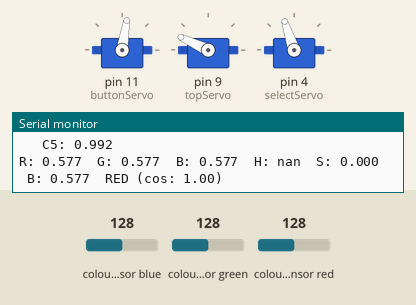
Recording of a sketch running on a simulated Arduino Uno, built with avr-gcc and run on an emulated ATmega328P. Shown: 3 × servo, the last lines printed to the serial monitor. Inputs (shaded band) come from the test bench; at power-on: colour sensor blue 128, colour sensor green 128, colour sensor red 128.

Above: at 1.46 s.
2.0 s: colour sensor blue set to 103
5.4 s: colour sensor blue set to 100
At 6.08 s:
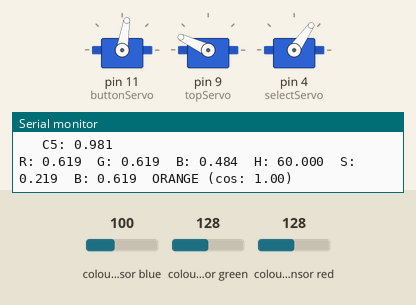
8.8 s: colour sensor green set to 131
At 9.38 s:
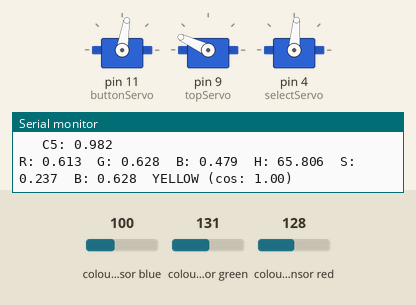
12.2 s: colour sensor red set to 123
At 12.43 s:
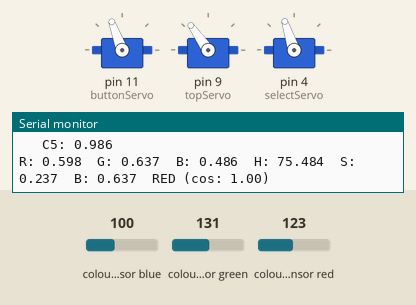
15.6 s: colour sensor green set to 191
At 15.97 s:
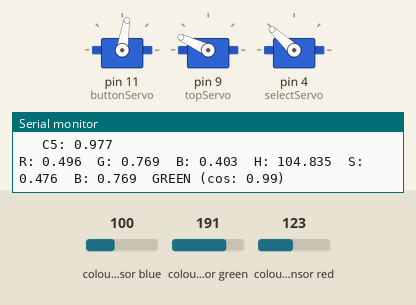
19.0 s: colour sensor blue set to 191
At 19.93 s:
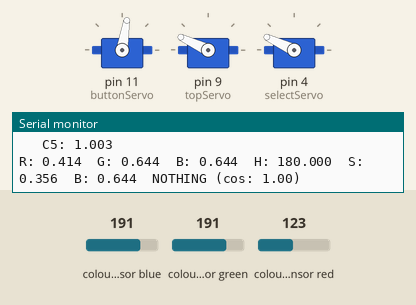
Timing chart, 0 to 23.4 s (numbered marks = the images above; inputs shaded):
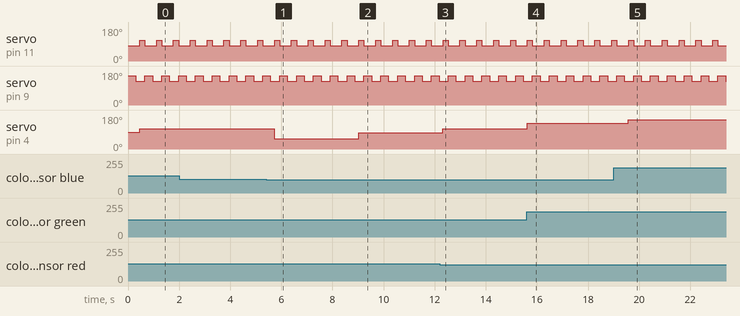

Measured:
- the behaviour switches between 101 and 100 on colour sensor blue (found by bisection; images 0 and 1)
- the behaviour switches between 128 and 129 on colour sensor green (found by bisection; images 1 and 2)
- the behaviour switches between 126 and 125 on colour sensor red (found by bisection; images 2 and 3)
- after the input at 5.4 s, servo on pin 4 (selectServo): 108° → 55° after 0.33 s
- after the input at 8.8 s, servo on pin 4 (selectServo): 55° → 85° after 0.23 s
- after the input at 12.2 s, servo on pin 4 (selectServo): 85° → 108° after 0.13 s
- after the input at 15.6 s, servo on pin 4 (selectServo): 108° → 137° at once
- after the input at 19.0 s, servo on pin 4 (selectServo): 137° → 155° after 0.58 s

The sketch:

SkittleDetector-TCS34725.ino
```cpp
#include <Wire.h>
#include "Adafruit_TCS34725.h"
#include <Servo.h>

// Example code for the Adafruit TCS34725 breakout library applied to Skittle colour classification.
// This example uses RGB vectors for classification.  It also converts the RGB vector to a HSB colourspace,
// which is likely more robust for this classification, but does not implement the HSB classification.
// (If you change to HSB, you will likely only need hue and saturation, and not brightness).

// More information:
// Breakout board: https://www.adafruit.com/product/1334
// Library: https://github.com/adafruit/Adafruit_TCS34725
// Installation instructions: https://learn.adafruit.com/adafruit-all-about-arduino-libraries-install-use/how-to-install-a-library


// Initialise TCS24725 with specific int time and gain values
// Note: 2-4 millisecond integration (sampling) times mean we can sample at about 250-500Hz
Adafruit_TCS34725 tcs = Adafruit_TCS34725(TCS34725_INTEGRATIONTIME_2_4MS, TCS34725_GAIN_1X);

/*
 * Global colour sensing variables
 */

#define NUM_COLORS  6

// Skittle colours to indices
#define COL_RED     0
#define COL_GREEN   1
#define COL_ORANGE  2
#define COL_YELLOW  3
#define COL_PURPLE  4
#define COL_NOTHING 5

// Names for colours
#define COLNAME_RED     "RED"
#define COLNAME_GREEN   "GREEN"
#define COLNAME_ORANGE  "ORANGE"
#define COLNAME_YELLOW  "YELLOW"
#define COLNAME_PURPLE  "PURPLE"
#define COLNAME_NOTHING "NOTHING"

// RGB channels in the array
#define CHANNEL_R   0
#define CHANNEL_G   1
#define CHANNEL_B   2

// Training colours (populate these manually, but these vectors must be of unit length (i.e. length 1))
float trainingColors[3][NUM_COLORS];    // 3(rgb) x NUM_COLORS.

// Last read colour
float rNorm = 0.0f;
float gNorm = 0.0f;
float bNorm = 0.0f;
float hue = 0.0f;
float saturation = 0.0f;
float brightness = 0.0f;

// Last classified class
int lastClass = -1;
float lastCosine = 0;


// servo
Servo servo1;
Servo servo2;
Servo servo3;
int buttonServo = 11;
int topServo = 9;
int selectServo = 4;

/*
 * Colour sensing
 */
void initializeTrainingColors() {
  // Skittle: red
  trainingColors[CHANNEL_R][COL_RED] = 0.567;
  trainingColors[CHANNEL_G][COL_RED] = 0.621;
  trainingColors[CHANNEL_B][COL_RED] = 0.540;

  // Skittle: green
  trainingColors[CHANNEL_R][COL_GREEN] = 0.445;
  trainingColors[CHANNEL_G][COL_GREEN] = 0.735;
  trainingColors[CHANNEL_B][COL_GREEN] = 0.512;

  // Skittle: orange
  trainingColors[CHANNEL_R][COL_ORANGE] = 0.681;
  trainingColors[CHANNEL_G][COL_ORANGE] = 0.570;
  trainingColors[CHANNEL_B][COL_ORANGE] = 0.460;

  // Skittle: yellow
  trainingColors[CHANNEL_R][COL_YELLOW] = 0.611;
  trainingColors[CHANNEL_G][COL_YELLOW] = 0.669;
  trainingColors[CHANNEL_B][COL_YELLOW] = 0.422;

  // Skittle: purple
  trainingColors[CHANNEL_R][COL_PURPLE] = 0.484;
  trainingColors[CHANNEL_G][COL_PURPLE] = 0.645;
  trainingColors[CHANNEL_B][COL_PURPLE] = 0.591;

  // Nothing
  trainingColors[CHANNEL_R][COL_NOTHING] = 0.448;
  trainingColors[CHANNEL_G][COL_NOTHING] = 0.665;
  trainingColors[CHANNEL_B][COL_NOTHING] = 0.605;
}


void getNormalizedColor() {
  uint16_t r, g, b, c, colorTemp, lux;
  tcs.getRawData(&r, &g, &b, &c);

  float lenVec = sqrt((float)r*(float)r + (float)g*(float)g + (float)b*(float)b);

  // Note: the Arduino only has 2k of RAM, so rNorm/gNorm/bNorm are global variables.
  rNorm = (float)r/lenVec;
  gNorm = (float)g/lenVec;
  bNorm = (float)b/lenVec;

  // Also convert to HSB:
  RGBtoHSV(rNorm, gNorm, bNorm, &hue, &saturation, &brightness);
}


int getColorClass() {
  float distances[NUM_COLORS] = {0.0f};

  // Step 1: Compute the cosine similarity between the query vector and all the training colours.
  for (int i=0; i<NUM_COLORS; i++) {
    // For normalized (unit length) vectors, the cosine similarity is the same as the dot product of the two vectors.
    float cosineSimilarity = rNorm*trainingColors[CHANNEL_R][i] + gNorm*trainingColors[CHANNEL_G][i] + bNorm*trainingColors[CHANNEL_B][i];
    distances[i] = cosineSimilarity;

    // DEBUG: Output cosines
    Serial.print("   C"); Serial.print(i); Serial.print(": "); Serial.println(cosineSimilarity, 3);
  }

  // Step 2: Find the vector with the highest cosine (meaning, the closest to the training color)
  float maxVal = distances[0];
  int maxIdx = 0;
  for (int i=0; i<NUM_COLORS; i++) {
    if (distances[i] > maxVal) {
      maxVal = distances[i];
      maxIdx = i;
    }
  }

  // Step 3: Return the index of the minimum color
  lastCosine = maxVal;
  lastClass = maxIdx;
  return maxIdx;
}


// Convert from colour index to colour name.
void printColourName(int colIdx) {
  switch (colIdx) {
    case COL_RED:
      Serial.print(COLNAME_RED);
      break;
    case COL_GREEN:
      Serial.print(COLNAME_GREEN);
      break;
    case COL_ORANGE:
      Serial.print(COLNAME_ORANGE);
      break;
    case COL_YELLOW:
      Serial.print(COLNAME_YELLOW);
      break;
    case COL_PURPLE:
      Serial.print(COLNAME_PURPLE);
      break;
    case COL_NOTHING:
      Serial.print(COLNAME_NOTHING);
      break;
    default:
      Serial.print("ERROR");
      break;
  }
}

/*
 * Colour converstion
 */

// RGB to HSV.  From https://www.cs.rit.edu/~ncs/color/t_convert.html .
void RGBtoHSV( float r, float g, float b, float *h, float *s, float *v ) {
  float minVal = min(min(r, g), b);
  float maxVal = max(max(r, g), b);
  *v = maxVal;       // v
  float delta = maxVal - minVal;
  if( maxVal != 0 )
    *s = delta / maxVal;   // s
  else {
    // r = g = b = 0    // s = 0, v is undefined
    *s = 0;
    *h = -1;
    return;
  }
  if( r == maxVal )
    *h = ( g - b ) / delta;   // between yellow & magenta
  else if( g == maxVal )
    *h = 2 + ( b - r ) / delta; // between cyan & yellow
  else
    *h = 4 + ( r - g ) / delta; // between magenta & cyan
  *h *= 60;       // degrees
  if( *h < 0 )
    *h += 360;
}


/*
 * Main Arduino functions
 */

void setup(void) {
  Serial.begin(115200);

  // Populate array of training colours for classification.
  initializeTrainingColors();

  if (tcs.begin()) {
    Serial.println("Found sensor");\
  } else {
    Serial.println("No TCS34725 found ... check your connections");
    while (1);
  }

  // servo part
  servo1.attach(buttonServo);
  servo2.attach(topServo);
  servo3.attach(selectServo);


  // Now we're ready to get readings!
}

void loop(void) {
  servo1.write(81);
  servo2.write(155);
  delay(300);
  servo2.write(125);

  delay(100);
  // Step 1: Get normalized colour vector
  getNormalizedColor();
  int colClass = getColorClass();
  switch (colClass) {
    case COL_RED:
      servo3.write(108);
      break;
    case COL_GREEN:
      servo3.write(137);
      break;
    case COL_ORANGE:
      servo3.write(55);
      break;
    case COL_YELLOW:
      servo3.write(85);
      break;
    case COL_PURPLE:
      servo3.write(155);
      break;
    case COL_NOTHING:
      servo3.write(155);
      break;
    default:
      Serial.print("ERROR");
      break;
  }


  // Step 2: Output colour
  Serial.print("R: "); Serial.print(rNorm, 3); Serial.print("  ");
  Serial.print("G: "); Serial.print(gNorm, 3); Serial.print("  ");
  Serial.print("B: "); Serial.print(bNorm, 3); Serial.print("  ");
  Serial.print("H: "); Serial.print(hue, 3); Serial.print("  ");
  Serial.print("S: "); Serial.print(saturation, 3); Serial.print("  ");
  Serial.print("B: "); Serial.print(brightness, 3); Serial.print("  ");

  printColourName(colClass);


  Serial.print(" (cos: "); Serial.print(lastCosine); Serial.print(") ");
  Serial.println("");
  servo1.write(110);

  //servo3.write(100);

  delay(200);

}
```
